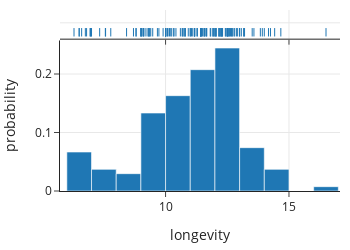

Here is the notebook cell this chart was saved with:
### Markdown cell above
Visual displays of a feature can help us see patterns in observations; they are often much better than direct examination of the numbers or strings themselves. 
The simple rug plot locates each observation as a "yarn" in a
"rug" along an axis. The rug plot can be useful when we have a handful of observations,
but it soon gets difficult to distinguish high density (most populated) regions
with, say, even 100 records. The figure below shows a rug plot with about 150 longevity values for dog breeds along the top of a histogram.

### Code cell
px.histogram(dogs, x="longevity", marginal="rug", nbins=20,
             histnorm='probability', width=350, height=250)

### Figure 1 — Plotly figure (JSON) as saved in the notebook; plotly's stock layout.template omitted (floating-point values rounded to 4 significant figures; data arrays with more than 128 entries replaced by an {"elided": "..."} marker saying what was removed)
{"data": [{"alignmentgroup": "True", "bingroup": "x", "histnorm": "probability", "hovertemplate": "longevity=%{x}<br>probability=%{y}<extra></extra>", "legendgroup": "", "marker": {"color": "#1F77B4", "pattern": {"shape": ""}}, "name": "", "nbinsx": 20, "offsetgroup": "", "orientation": "v", "showlegend": false, "type": "histogram", "x": {"elided": "172 float values"}, "xaxis": "x", "yaxis": "y"}, {"alignmentgroup": "True", "boxpoints": "all", "fillcolor": "rgba(255,255,255,0)", "hoveron": "points", "hovertemplate": "longevity=%{x}<extra></extra>", "jitter": 0, "legendgroup": "", "line": {"color": "rgba(255,255,255,0)"}, "marker": {"color": "#1F77B4", "symbol": "line-ns-open"}, "name": "", "offsetgroup": "", "showlegend": false, "type": "box", "x": {"elided": "172 float values"}, "xaxis": "x2", "yaxis": "y2"}], "layout": {"barmode": "relative", "height": 250, "legend": {"tracegroupgap": 0}, "width": 350, "xaxis": {"anchor": "y", "autorange": true, "domain": [0, 1], "range": [5.723, 17.07], "title": {"text": "longevity"}, "type": "linear"}, "xaxis2": {"anchor": "y2", "autorange": true, "domain": [0, 1], "matches": "x", "range": [5.723, 17.07], "showticklabels": false, "type": "linear"}, "yaxis": {"anchor": "x", "autorange": true, "domain": [0, 0.8316], "range": [0, 0.2573], "title": {"text": "probability"}}, "yaxis2": {"anchor": "x2", "autorange": true, "domain": [0.8416, 1], "matches": "y2", "range": [-0.6169, 0.5], "showline": false, "showticklabels": false, "ticks": "", "type": "category"}}}
